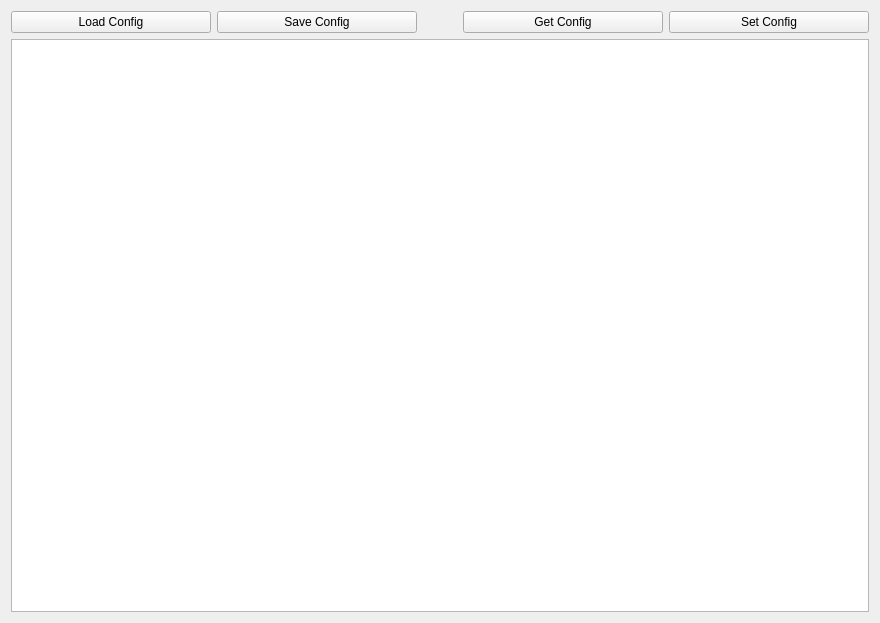
<?xml version="1.0" encoding="UTF-8"?>
<ui version="4.0">
 <class>CfgEditor</class>
 <widget class="QWidget" name="CfgEditor">
  <property name="windowModality">
   <enum>Qt::ApplicationModal</enum>
  </property>
  <property name="geometry">
   <rect>
    <x>0</x>
    <y>0</y>
    <width>880</width>
    <height>623</height>
   </rect>
  </property>
  <property name="sizePolicy">
   <sizepolicy hsizetype="Maximum" vsizetype="Maximum">
    <horstretch>0</horstretch>
    <verstretch>0</verstretch>
   </sizepolicy>
  </property>
  <property name="windowTitle">
   <string>Form</string>
  </property>
  <layout class="QVBoxLayout" name="verticalLayout">
   <item>
    <layout class="QHBoxLayout" name="horizontalLayout">
     <item>
      <widget class="QPushButton" name="loadCfg">
       <property name="text">
        <string>Load Config</string>
       </property>
      </widget>
     </item>
     <item>
      <widget class="QPushButton" name="saveCfg">
       <property name="text">
        <string>Save Config</string>
       </property>
      </widget>
     </item>
     <item>
      <spacer name="horizontalSpacer">
       <property name="orientation">
        <enum>Qt::Horizontal</enum>
       </property>
       <property name="sizeType">
        <enum>QSizePolicy::Preferred</enum>
       </property>
       <property name="sizeHint" stdset="0">
        <size>
         <width>40</width>
         <height>20</height>
        </size>
       </property>
      </spacer>
     </item>
     <item>
      <widget class="QPushButton" name="downloadCfg">
       <property name="text">
        <string>Get Config</string>
       </property>
      </widget>
     </item>
     <item>
      <widget class="QPushButton" name="uploadCfg">
       <property name="text">
        <string>Set Config</string>
       </property>
      </widget>
     </item>
    </layout>
   </item>
   <item>
    <widget class="QPlainTextEdit" name="plainTextEdit">
     <property name="font">
      <font>
       <family>Courier</family>
       <pointsize>10</pointsize>
      </font>
     </property>
    </widget>
   </item>
  </layout>
 </widget>
 <resources/>
 <connections/>
</ui>
